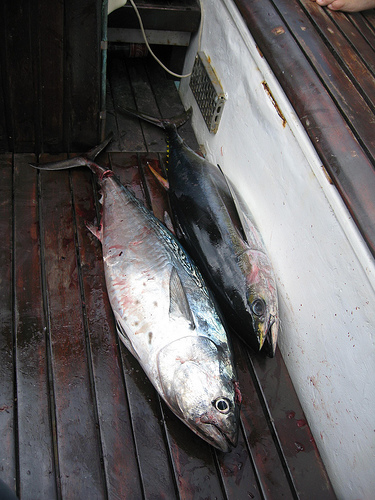
#> input picture proj-kaggle-fishes/notebooks/3537255216_d766eac288.jpg, 375 x 500 px
$ jupyter execute --allow-errors 'A new iteration to data science.ipynb'   (shell and % lines are left out)   (older library calls are emulated)
#> lines starting #> are read from the running program, lines starting #| are printed output that depends on the picture; after the words box and inside, x2 and y2 are one past the last pixel; in counts of white or black regions, pixels touching at a corner belong together
# Starting conditions

Two freshly recruited data scientists who knows how to code, have a fair understanding of statistics and the constrains of real life data project. Both of us have an affinity with unix environments, experience in python programming language and a geek culture to use shell tools to automatize tasks. Another common characteristic is that we both have a PhD in quantitative disciple. During this experience, we carry out our own research project with autonomy and perseverance in order to obtain original results. In addition, we have acquired transversal skills in written and oral communication, but also in project and time management. What we knew when we started.... (add points about what we learned in terms of project management during the phd ?)

On the definition of data scientist. Data scientist can have a rather broad definition. In our view it is someone who can handle a data oriented project in its entirety. It should comprise the overlapping of three distinct domains: the skills of a statistician who knows how to model and summarize datasets; the skills of a computer scientist who can design and use algorithms to efficiently store, process, and visualize this data; and the scientific perspective to ask the right questions and to put their answers in context. Most common tasks of a data scientist include project conception, tidying and exploring raw data, develop meaningful analysis, extract knowledge and information and communication an interesting and informative story. (This includes but is not limited to : project conception, data exploration/prep, developping meaningful analysis, extract knowledge not only information...)

We took a kaggle competition as a trial project to help us acquire an experience in real world data issues without too much hassle on cleaning and getting the data. The objective of this competition is to contribute to fisheries monitoring by finding the best algorithm classifying into seven species pictures catched from fishing boats. For more details about the rules, please refer to [kaggle website](https://www.kaggle.com/c/the-nature-conservancy-fisheries-monitoring).

A consequence of the competition [NDA](https://kaggle2.blob.core.windows.net/competitions/kaggle/5568/media/Competition%20Governing%20NDA%20110816.pdf), we can not share the pictures. The training dataset is divided in different categories with several annotated species with two extra classes : no fishes or other (whales, ...). The pictures are wide field shots from the several boats encompassing variations such as : day/night, multiplicity of fishes per picture, large fields of boat features,...

In the following sections you will find a summary of our discovery of image analysis and classification as close as possible to how we lived the experience.

# Stage 0 : How do you even analyze a single image ?

It is one thing to use softwares such as Photoshop (Adobe), or The Gimp, quite an other to think about images as matrices and how you can extract meaningful features from them. A few libraries exists to work with images, two major attracted our interest with the constrain that we essentially work with Python : [Scikit Image](http://scikit-image.org/) and [OpenCV](http://opencv.org/). We started to test quite a few things that one can do with an image with a naive perspective : color coding and their advantages, thresholding, segmentations, transformations, detection of interest points (SIFT, SURF, ORB, hessian of gaussian, laplacian of gaussian, ..) and probably a few forgotten ones.

In our hands even if scikit image was maybe a bit more intuitive with a very pythonic approach, OpenCV was much more stable and faster on operations such as color segmentation. There is only one counter intuitive hiccup which is that by default, OpenCV works with BGR color space and not RGB for it seems [historical reasons](https://www.learnopencv.com/why-does-opencv-use-bgr-color-format/).

One line of work that we tried was to take a few representative images and test how we could increase signal to noise ratio. [Thresholding with Otsu](http://docs.opencv.org/3.1.0/d7/d4d/tutorial_py_thresholding.html) was for example interesting but the fish often finished in the background region (black). One thing that was helpful was to perform color segmentation to globally remove noise and generate cartoon-like images. We first tried the methods implemented in scikit image but found out that for some images, the segmentation was impossible due to some implementation specificities. Once we realised that color segmentation could basically be done like [that](http://docs.opencv.org/3.1.0/d1/d5c/tutorial_py_kmeans_opencv.html), we added this step in our later trials to simplify the images:

- increase signal to noise ratio? decrease noise
- the methods implemented in scikit image
 - http://www.scipy-lectures.org/packages/scikit-image/#image-segmentation
 - http://scikit-image.org/docs/dev/user_guide/tutorial_segmentation.html

[cell 1]
# source : http://docs.opencv.org/3.1.0/d1/d5c/tutorial_py_kmeans_opencv.html
from IPython.display import Image
import cv2
import numpy as np
import matplotlib
from matplotlib import pyplot as plt
# Plot inline

# Picture from imagenet, in the spirit of pictures present in the dataset.
# source : 'http://farm3.static.flickr.com/2118/3537255216_d766eac288.jpg'
im = '3537255216_d766eac288.jpg'
img = cv2.imread(im)
#> img is the input picture: shape (500, 375, 3); mean B, G, R 95.5, 94.5, 97.1
# Color segmentation starts here
Z = img.reshape((-1, 3))
# convert to np.float32
Z = np.float32(Z)
# define criteria, number of clusters(K) and apply kmeans()
criteria = (cv2.TERM_CRITERIA_EPS + cv2.TERM_CRITERIA_MAX_ITER, 10, 1.0)
# number of colors wanted in the final picture
K = 16
ret,label,center=cv2.kmeans(Z,K,None,criteria,10,cv2.KMEANS_RANDOM_CENTERS)
#> ret = 32366466.9; center = 16 rows, first 8: [101.8, 108.6, 128.3], [95.57, 89.25, 88.66], [70.8, 79.37, 104], [82.69, 77.97, 79.99], [159.5, 156.4, 156.6], [129.3, 126.1, 128.8], [109.6, 103.3, 102.5], [33.09, 34.97, 40.25]
# convert back into uint8, and make original image
center = np.uint8(center)
#> center = 16 rows, first 8: [101, 108, 128], [95, 89, 88], [70, 79, 103], [82, 77, 79], [159, 156, 156], [129, 126, 128], [109, 103, 102], [33, 34, 40]
res = center[label.flatten()]
res2 = res.reshape((img.shape))

# The important part - Correct BGR to RGB channel
img = cv2.cvtColor(img, cv2.COLOR_BGR2RGB)
res2 = cv2.cvtColor(res2, cv2.COLOR_BGR2RGB)

# Plot shape of the mask and the detected keypoints
#> (the rest of this cell did not finish here and is left out)

Another basic preprocessing process used is the [histogram equalization](http://docs.opencv.org/2.4/doc/tutorials/imgproc/histograms/histogram_equalization/histogram_equalization.html). It increases the image contrast using the image's histogram. It comes from the statement that a good image will have pixels with a large range of intensity values. This method consists in a palette transformation that distributes the pixels from a brighter region to a larger scope of brightness values. In order to avoid losing local contrast it can be done inside small regions of the image (adaptive), taking into account interpolations in tile borders. [OpenCV](http://docs.opencv.org/3.1.0/d5/daf/tutorial_py_histogram_equalization.html) has a implemented functions to perform global and adaptive histogram equalization as shown below. Please note that this method can only be used for brightness levels of the image and it can not be performed over images under *RGB* format, so brightness value has to be separated as in [YUV](https://en.wikipedia.org/wiki/YUV) levels. In this case, the global equalization reduces the maximal brightness values and increases contrast but it reduces the details on the bright side of the fish. On the other side, adaptive equalization increases global contrast of the picture and keeps important information inside the fish.

[cell 2]
import cv2
import matplotlib.pyplot as plt
import seaborn as sns

# Read image
img = cv2.imread('3537255216_d766eac288.jpg')
# transform to YUV
img_yuv = cv2.cvtColor(img, cv2.COLOR_BGR2YUV)
#> img_yuv: shape (500, 375, 3); mean of channels 0, 1, 2 95.4, 128, 129.5
# histogram for original image
hist = cv2.calcHist(img_yuv,[0],None,[256],[0,256])
#> hist = 256 values, max 249 at index 128, min 0 at index 25, mean 4.39
# recover original image in RGB format
img_rgb = cv2.cvtColor(img_yuv, cv2.COLOR_YUV2RGB)
# equalize the histogram of the Y channel
img_yuv[:,:,0] = cv2.equalizeHist(img_yuv[:,:,0])
#> img_yuv: shape (500, 375, 3); mean of channels 0, 1, 2 128.1, 128, 129.5
# transform the YUV image back to RGB format
img_output = cv2.cvtColor(img_yuv, cv2.COLOR_YUV2RGB)
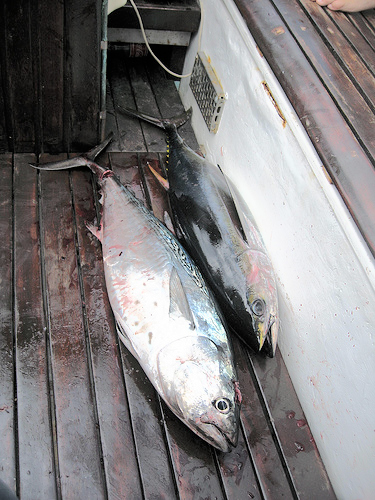
#> img_output: shape (500, 375, 3); mean R, G, B 129.9, 127.3, 128.2
# histrogram for global equalization
equ_hit = cv2.calcHist(img_output,[0],None,[256],[0,256])
#> equ_hit = 256 values, max 40 at index 2, min 0 at index 46, mean 4.39
# Create a Adaptive object (CLAHE).
clahe = cv2.createCLAHE(clipLimit=2.0,tileGridSize=(4,4))
# transform to YUV
img_yuv = cv2.cvtColor(img, cv2.COLOR_BGR2YUV)
# apply adaptive equalization
img_yuv[:,:,0] = clahe.apply(img_yuv[:,:,0])
#> img_yuv: shape (500, 375, 3); mean of channels 0, 1, 2 113.3, 128, 129.5
# transform the YUV image back to RGB format
cl1 = cv2.cvtColor(img_yuv, cv2.COLOR_YUV2RGB)
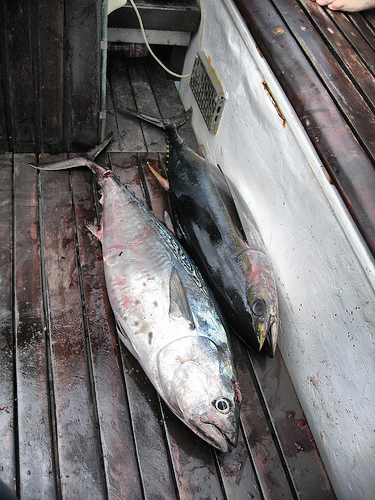
#> cl1: shape (500, 375, 3); mean R, G, B 115, 112.4, 113.4
# histogram for adaptive equalization
cl1_hist = cv2.calcHist(img_yuv,[0],None,[256],[0,256])
#> cl1_hist = 256 values, max 248 at index 128, min 0 at index 0, mean 4.39

# Plot
#> (the rest of this cell did not finish here and is left out)

We next tried to generate a mask in order to remove background elements from the image such as **large** elements of the boats that are rather squarish and have homogeneous colors and then perform keypoint detection using [ORB](http://docs.opencv.org/3.0-beta/doc/py_tutorials/py_feature2d/py_orb/py_orb.html). The global idea is that once you have detected the keypoints, you can feed them to a classifier for increased accuracy. As you can see on the images below, it does enable us to remove regions for keypoint detection that surround the fishes, such a the floor or the elements in the top-middle region. This is just one example that is not in the dataset (see NDA), but on the images of the dataset, by playing with the number of colors and size of the elements we were actually able to remove quite a lot of non intersting features. At the same time, you can notice that some of the major elements are also lost such as the fins. They are extremely important in fish classification as their positions, proportions to each other and colors are key to fish species definition. For example, Yellow tuna fishes are called so because their fins have (among other things) caracteristic yellow color.

- next tried
- large in bold ?
- reference de l'image
- for keypoint detection ?

We used a keypoint detection method like ORB to extract the most important features of the image (key points) and then feed them to a classifier. In order to do this we used and example image that is not in the dataset (!ref) (see NDA). As you can see below, it does enable us to remove regions that surround the fishes, such a the floor or the elements in the top-middle region.
We improve the key point extraction algorithm by removing background elements from the image such as large elements of the boats that are rather squarish and have homogeneous colors using a thresholding by object size.
At the same time, you can notice that some of the major elements are also lost such as the fins. They are extremely important in fish classification as their positions, proportions to each other and colors are key to fish species definition. For example, Yellow tuna fishes are called so because their fins have (among other things) caracteristic yellow color.

[cell 3]
import cv2
import numpy as np
import matplotlib
from matplotlib import pyplot as plt
from matplotlib.patches import ConnectionPatch

im = '3537255216_d766eac288.jpg'
img = cv2.imread(im)

# Perform keypoint detection on full image
orb = cv2.ORB_create(nfeatures=3000)
kp, descs = orb.detectAndCompute(img, None)
#> kp = 2559 keypoints; strongest (x, y, size): (219, 402, 31), (216, 402, 31), (225, 406, 31), (214, 401, 31)
blobs_img_full = cv2.drawKeypoints(img, kp, None, color=(0,255,0), flags=0)
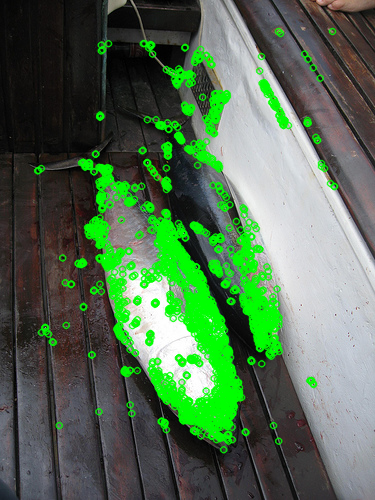
#> blobs_img_full: shape (500, 375, 3); mean B, G, R 82, 110.4, 83.5

blur = cv2.GaussianBlur(img, (3, 3), 0)
Z = blur.reshape((-1,3))
# convert to np.float32
Z = np.float32(Z)
# define criteria, number of clusters(K) and apply kmeans()
criteria = (cv2.TERM_CRITERIA_EPS + cv2.TERM_CRITERIA_MAX_ITER, 10, 1.0)
K = 16
ret,label,center=cv2.kmeans(Z,K,None,criteria,10,cv2.KMEANS_RANDOM_CENTERS)
#> ret = 30391849.7; center = 16 rows, first 8: [166.7, 166.6, 171.1], [193.8, 188.9, 186.2], [140.3, 143.6, 157.7], [97.84, 117.8, 148.4], [122.3, 119.9, 124.7], [207.1, 202.8, 199.6], [106.3, 101.9, 103.7], [241.9, 242, 241.6]
# Now convert back into uint8, and make original image
center = np.uint8(center)
#> center = 16 rows, first 8: [166, 166, 171], [193, 188, 186], [140, 143, 157], [97, 117, 148], [122, 119, 124], [207, 202, 199], [106, 101, 103], [241, 241, 241]
res = center[label.flatten()]
res2 = res.reshape((blur.shape))
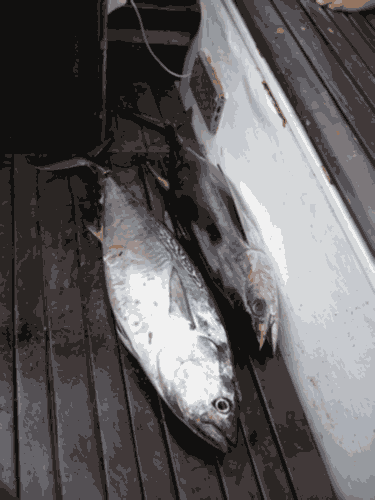
#> res2: shape (500, 375, 3); mean B, G, R 95, 93.9, 96.6
# Convert to grayscale and apply otsu.
gray = cv2.cvtColor(res2, cv2.COLOR_BGR2GRAY)
ret, thresh = cv2.threshold(gray,0,255,cv2.THRESH_OTSU)
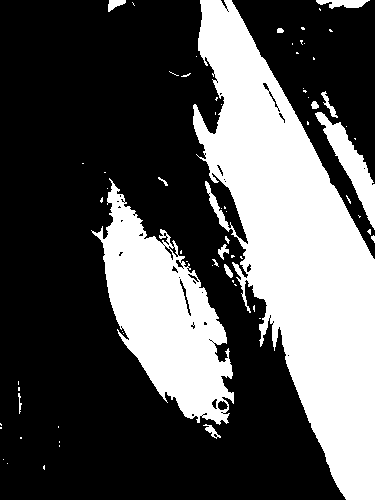
#> thresh: shape (500, 375); 33.2% white; 69 white regions (53 under 20 px)
#> ret = 102

# Noise removal by contour detection of large elements
im2, contours, hierarchy = cv2.findContours(thresh, cv2.RETR_TREE, cv2.CHAIN_APPROX_NONE)
#> contours = 124 contours, 100 with area under 20; largest, box (x1, y1, x2, y2) and area: (193, 0, 375, 500) 42268, (91, 178, 234, 425) 16032, (315, 112, 375, 230) 1872, (316, 0, 370, 9) 252, (179, 278, 192, 317) 112
mask = np.zeros(thresh.shape, np.uint8)
mask2 = np.zeros(thresh.shape, np.bool)
# Remove large elements, typically boat structures
for c in contours:
    # if the contour is not sufficiently large, ignore it
    # this parameter is highly dependant on the image size
    if cv2.contourArea(c) < 20000:
        continue
    cv2.drawContours(mask, [c], -1, (255, 255, 255), -1)
#> this loop made 124 passes
#> c on passes 2, 3, 4, 5, 6, 7, 8, 11, 15, 16, 17, 19: [[7, 463]], [[3, 459]], [[59, 445], [59, 446]], [[59, 441], [59, 442]], [[20, 437], [20, 438], [21, 438], [21, 437]], [[0, 427], [0, 428], [1, 428], [1, 427]], [[58, 426], [58, 427]], [[0, 423], [0, 424], [1, 425], [1, 424]], [[123, 333]], [[122, 331]], [[259, 318], [260, 318]], [[234, 284], [235, 285], [236, 285], [235, 284]]
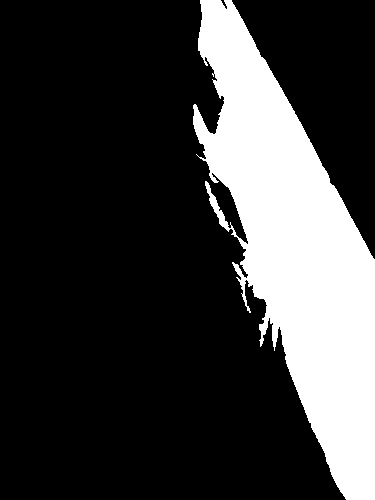
#> mask: shape (500, 375); 23% white; 1 white region, box (x1, y1, x2, y2) and area: (193, 0, 375, 500) 43085
mask2[mask < 250] = True
masked = thresh * mask2
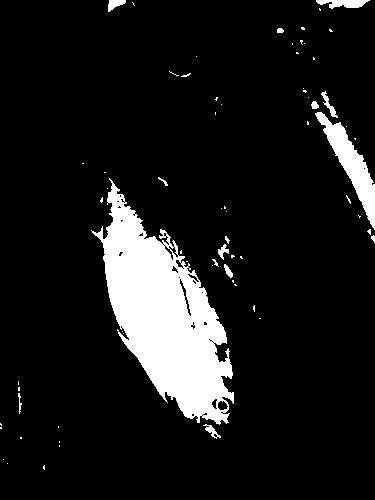
#> masked: shape (500, 375); 10.3% white; 68 white regions (53 under 20 px), largest, box (x1, y1, x2, y2) and area: (91, 178, 234, 425) 16095, (315, 112, 375, 230) 2007, (316, 0, 370, 9) 312
masked = cv2.cvtColor(masked, cv2.COLOR_GRAY2BGR)

# Perform keypoint detection on masked image
orb = cv2.ORB_create(nfeatures=3000)
kp, descs = orb.detectAndCompute(res2 * masked, None)
#> kp = 1665 keypoints; strongest (x, y, size): (161, 236, 31), (166, 237, 31), (180, 262, 31), (119, 192, 31)
blobs_img = cv2.drawKeypoints(img, kp, None, color=(0,255,0), flags=0)
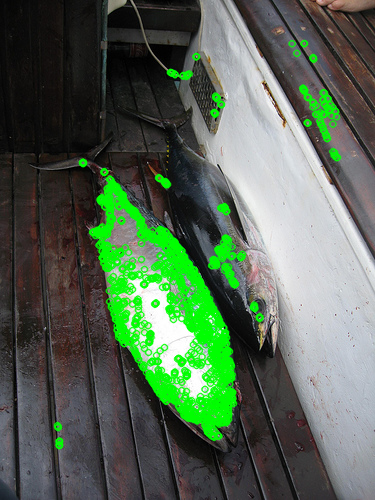
#> blobs_img: shape (500, 375, 3); mean B, G, R 83.8, 103.5, 85.5

# Plot shape of the mask and the detected keypoints
font = {'family' : 'normal',
        'weight' : 'bold',
        'size'   : 8}
matplotlib.rc('font', **font)
#> (the rest of this cell did not finish here and is left out)
